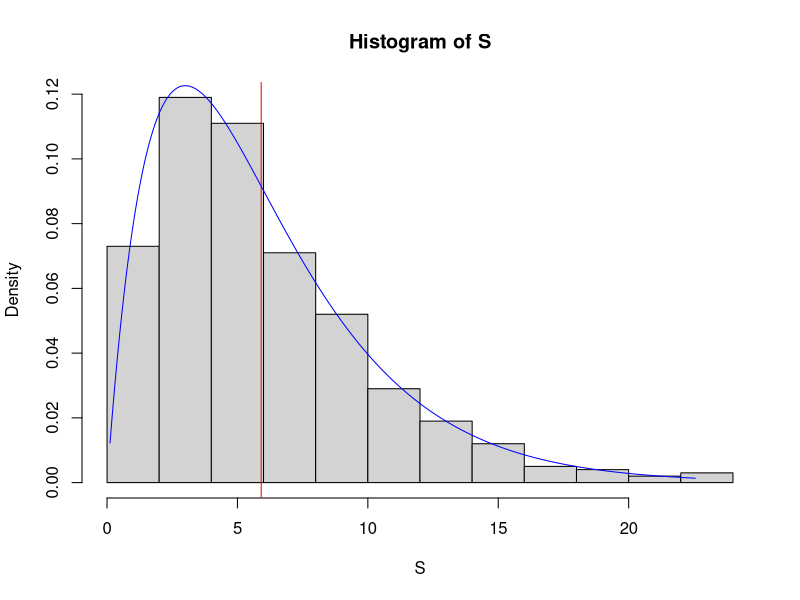

Here is the R script that generated this plot:
# Assignment – 2

# Question # 2
# Generate a sample of size 500 from Gamma distribution, using the shape 
#   parameter 2 and scale parameter 3.
# Write a R function for the Likelihood function of the Gamma Distribution
# Find the maximum likelihood estimate for the shape and scale parameter. You 
#   may use the “optim” or “nlm” function to optimize the likelihood function.
# Comment of the estimates that you obtained.

set.seed(123456)

n = 500
alpha = 2
beta = 3 
S = rgamma(n, shape=alpha, scale=beta)

mu = alpha * beta

hist(S, prob=TRUE)
abline(v = mean(S), col="red")
xx = seq(min(S), max(S), by=0.01)
lines(xx, dgamma(xx, shape=alpha, scale=beta), col="blue")

mu; mean(S)

#############################################################################
#
# Probability Density Function for Gamma Distribution
#   f(x;alpha,beta) = (x^(alpha-1) * exp(-x/beta)) / (gamma(alpha)*beta^k)
#
# Log Likelihood formula
#   l(x;A,B) = -n*A*log(B) - n*log(gamma(A)) - sum(x)/B + (A-1)*sum(log(x))
#
#############################################################################

# Gamma Minus Log Likelihood
gmll = function(theta, D) {
  a = theta[1]
  b = theta[2]
  n = length(D)
  sumD = sum(D)
  sumlogD = sum(log(D))
  ret = n*a*log(b) + n*lgamma(a) + sumD/b - (a-1)*sumlogD
  ret
}
fit = nlm(gmll, c(alpha, beta), D=S)


# https://www.utstat.toronto.edu/~brunner/oldclass/appliedf12/lectures/2101f12Likelihood1.pdf
# Gamma Minus Log Likelihood
gmll2 <- function(theta, D) {
  ret = -sum(dgamma(D, shape=theta[1], scale=theta[2], log=TRUE))
  ret
}
fit2 = nlm(gmll2, c(alpha, beta), D=S)



# ---------------- FINAL ESTIMATE ----------------
alpha.hat = fit$estimate[1]     # 1.970140
beta.hat = fit$estimate[2]      # 3.000276


# ---------------- COMMENTS ----------------
# both versions of the gmll function yielded the same results.
# alpha.hat = 1.970140  (98.5% of value for alpha)
# beta.hat = 3.000276  (100.01% of value for beta)
# So ... pretty good estimates!  





# read this first
# https://machinelearningmastery.com/linear-regression-with-maximum-likelihood-estimation/



# https://stats.stackexchange.com/questions/262871/parameter-estimation-of-gamma-distribution-using-r
# https://www.youtube.com/watch?v=ZDg9uWzDB0A
# https://www.youtube.com/watch?v=GyEYKasQTFg

